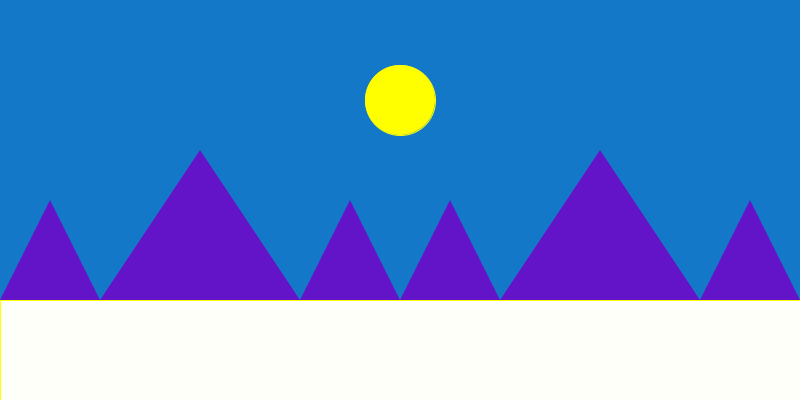
Frame 1 (no input)
Frame 60 (the mouse pressed at the canvas centre just before this capture): identical to frame 1, image omitted
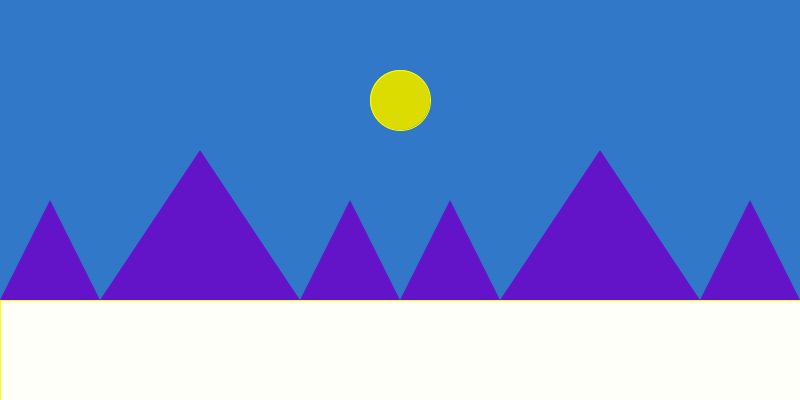
Frame 120 (the mouse held since frame 60 and released just before this capture)

The Processing sketch that drew these frames (run headless with seeded random() and noise(); from frame 60 on, the mouse is pressed at the canvas centre):

// Processing sketch: processing_32496
// ── processing_32496.pde

void setup(){
  size(800,400);
}

void draw(){
  
 
  //sun
  stroke(255,255,0);
  println(mouseX);
  if(mouseX<=200){
    background(20,120,200);
    fill(255,255,0);
    ellipse(400,100,70,70);
  }else if(mouseX>200 && mouseX<=400){
    background(50,120,200);
    fill(220,220,0);
    ellipse(400,100,60,60);
  }else if(mouseX>400 && mouseX<=600){
    background(100,70,130);
    fill(190,190,0);
    ellipse(400,100,50,50);
  }else{
    background(50,50,50);
    fill(100,100,0);
    ellipse(400,100,40,40);
  }
  
  //sand
  fill(255,255,250);
  rect(0,300,800,100);
  
  //purple
  noStroke();
  fill(100,20,200);
  triangle(0,300,50,200,100,300);
  triangle(100,300,200,150,300,300);
  triangle(300,300,350,200,400,300);
  triangle(400,300,450,200,500,300);
  triangle(500,300,600,150,700,300);
  triangle(700,300,750,200,800,300);
  triangle(800,300,850,200,900,300);
  

}
